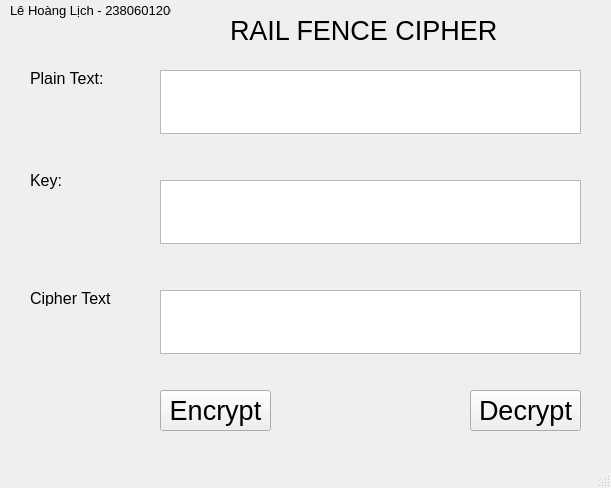
<?xml version="1.0" encoding="UTF-8"?>
<ui version="4.0">
 <class>MainWindow</class>
 <widget class="QMainWindow" name="MainWindow">
  <property name="geometry">
   <rect>
    <x>0</x>
    <y>0</y>
    <width>611</width>
    <height>488</height>
   </rect>
  </property>
  <property name="font">
   <font>
    <pointsize>20</pointsize>
   </font>
  </property>
  <property name="windowTitle">
   <string>MainWindow</string>
  </property>
  <widget class="QWidget" name="centralwidget">
   <widget class="QLabel" name="label">
    <property name="geometry">
     <rect>
      <x>230</x>
      <y>20</y>
      <width>271</width>
      <height>21</height>
     </rect>
    </property>
    <property name="text">
     <string>RAIL FENCE CIPHER</string>
    </property>
   </widget>
   <widget class="QLabel" name="label_2">
    <property name="geometry">
     <rect>
      <x>30</x>
      <y>70</y>
      <width>81</width>
      <height>16</height>
     </rect>
    </property>
    <property name="font">
     <font>
      <pointsize>12</pointsize>
     </font>
    </property>
    <property name="text">
     <string>Plain Text:</string>
    </property>
   </widget>
   <widget class="QLabel" name="label_3">
    <property name="geometry">
     <rect>
      <x>30</x>
      <y>170</y>
      <width>81</width>
      <height>21</height>
     </rect>
    </property>
    <property name="font">
     <font>
      <pointsize>12</pointsize>
     </font>
    </property>
    <property name="text">
     <string>Key:</string>
    </property>
   </widget>
   <widget class="QLabel" name="label_4">
    <property name="geometry">
     <rect>
      <x>30</x>
      <y>290</y>
      <width>81</width>
      <height>16</height>
     </rect>
    </property>
    <property name="font">
     <font>
      <pointsize>12</pointsize>
     </font>
    </property>
    <property name="text">
     <string>Cipher Text:</string>
    </property>
   </widget>
   <widget class="QTextEdit" name="textPlainText">
    <property name="geometry">
     <rect>
      <x>160</x>
      <y>70</y>
      <width>421</width>
      <height>64</height>
     </rect>
    </property>
   </widget>
   <widget class="QTextEdit" name="textKey">
    <property name="geometry">
     <rect>
      <x>160</x>
      <y>180</y>
      <width>421</width>
      <height>64</height>
     </rect>
    </property>
   </widget>
   <widget class="QTextEdit" name="textCipherText">
    <property name="geometry">
     <rect>
      <x>160</x>
      <y>290</y>
      <width>421</width>
      <height>64</height>
     </rect>
    </property>
   </widget>
   <widget class="QPushButton" name="pushEncrypt">
    <property name="geometry">
     <rect>
      <x>160</x>
      <y>390</y>
      <width>111</width>
      <height>41</height>
     </rect>
    </property>
    <property name="text">
     <string>Encrypt</string>
    </property>
   </widget>
   <widget class="QPushButton" name="pushDecrypt">
    <property name="geometry">
     <rect>
      <x>470</x>
      <y>390</y>
      <width>111</width>
      <height>41</height>
     </rect>
    </property>
    <property name="text">
     <string>Decrypt</string>
    </property>
   </widget>
   <widget class="QLabel" name="label_5">
    <property name="geometry">
     <rect>
      <x>10</x>
      <y>0</y>
      <width>161</width>
      <height>21</height>
     </rect>
    </property>
    <property name="font">
     <font>
      <pointsize>10</pointsize>
     </font>
    </property>
    <property name="text">
     <string>Lê Hoàng Lịch - 2380601206</string>
    </property>
   </widget>
  </widget>
  <widget class="QMenuBar" name="menubar">
   <property name="geometry">
    <rect>
     <x>0</x>
     <y>0</y>
     <width>611</width>
     <height>21</height>
    </rect>
   </property>
  </widget>
  <widget class="QStatusBar" name="statusbar"/>
 </widget>
 <resources/>
 <connections/>
</ui>
